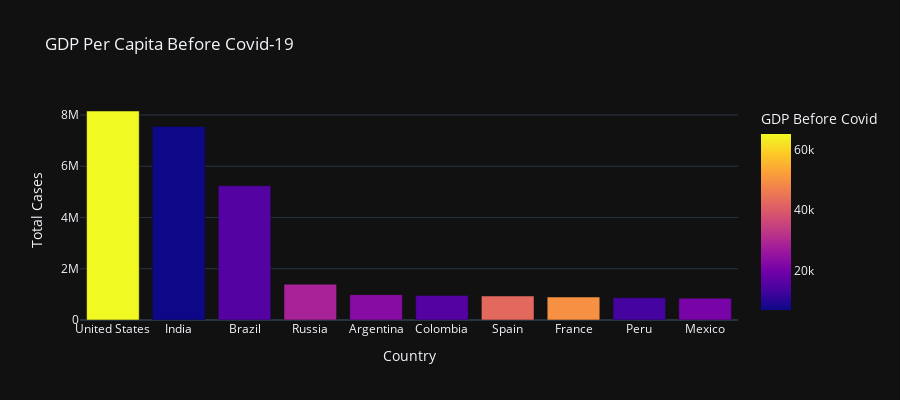

The code cell stored with this chart in its notebook:
### Markdown cell above
ВВП на душу населения до вспышки covid-19 среди 10 стран с наибольшим количеством случаев covid-19:

### Code cell
fig = px.bar(data, x='Country', y='Total Cases',
             hover_data=['Population', 'Total Deaths'],
             color='GDP Before Covid', height=400,
             title="GDP Per Capita Before Covid-19")
fig.show()

### Figure 1 — Plotly figure (JSON) as saved in the notebook; plotly's stock layout.template omitted (floating-point values rounded to 4 significant figures)
{"data": [{"alignmentgroup": "True", "customdata": [[331000000.0, 219700.0], [1380000000.0, 114600.0], [212600000.0, 153900.0], [145900000.0, 24190.0], [45200000.0, 26270.0], [50880000.0, 28970.0], [46750000.0, 33780.0], [65270000.0, 33480.0], [32970000.0, 33760.0], [128900000.0, 86170.0]], "hovertemplate": "Country=%{x}<br>Total Cases=%{y}<br>Population=%{customdata[0]}<br>Total Deaths=%{customdata[1]}<br>GDP Before Covid=%{marker.color}<extra></extra>", "legendgroup": "", "marker": {"color": [65052, 6966, 15424, 28495, 22997, 15633, 42600, 49769, 13323, 20767], "coloraxis": "coloraxis", "pattern": {"shape": ""}}, "name": "", "offsetgroup": "", "orientation": "v", "showlegend": false, "textposition": "auto", "x": ["United States", "India", "Brazil", "Russia", "Argentina", "Colombia", "Spain", "France", "Peru", "Mexico"], "xaxis": "x", "y": [8155000.0, 7550000.0, 5235000.0, 1399000.0, 989700.0, 959600.0, 936600.0, 897000.0, 868700.0, 851200.0], "yaxis": "y", "type": "bar"}], "layout": {"xaxis": {"anchor": "y", "domain": [0.0, 1.0], "title": {"text": "Country"}}, "yaxis": {"anchor": "x", "domain": [0.0, 1.0], "title": {"text": "Total Cases"}}, "coloraxis": {"colorbar": {"title": {"text": "GDP Before Covid"}}, "colorscale": [[0.0, "#0d0887"], [0.1111, "#46039f"], [0.2222, "#7201a8"], [0.3333, "#9c179e"], [0.4444, "#bd3786"], [0.5556, "#d8576b"], [0.6667, "#ed7953"], [0.7778, "#fb9f3a"], [0.8889, "#fdca26"], [1.0, "#f0f921"]]}, "legend": {"tracegroupgap": 0}, "title": {"text": "GDP Per Capita Before Covid-19"}, "barmode": "relative", "height": 400}}
